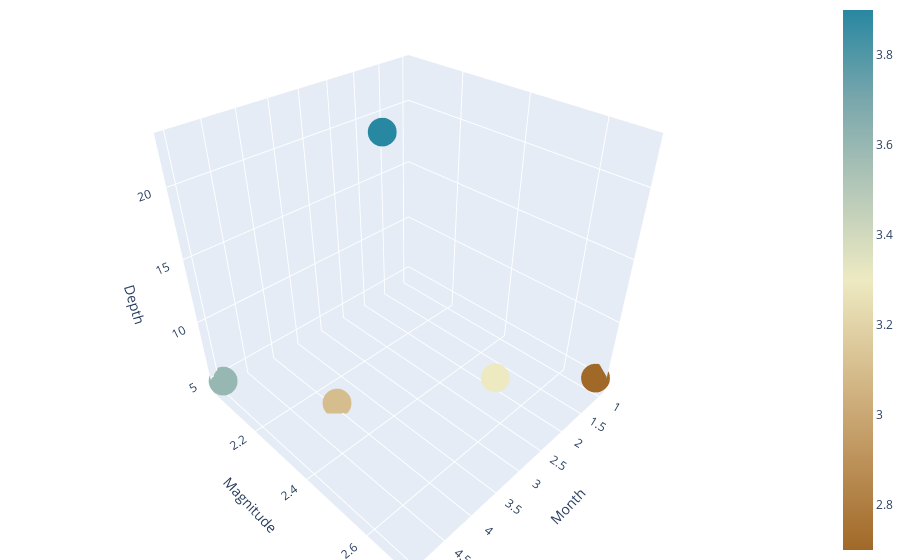

This figure's notebook cell:
### Markdown cell above
**- 3D SCATTER PLOT:**

### Code cell
trace0=go.Scatter3d(
    x=sorted_data.month_list,
    #x=data.month_list,
    y=sorted_data.Magnitude,
    #y=data.Magnitude,
    z=sorted_data.Depth,
    #z=data.Depth,
    mode='markers',
    marker=dict(
        size=10,
        color=sorted_data.Max_Magnitude,
        colorscale='Earth',
        showscale=True,))

scatter_plot = [trace0]
layout = go.Layout(
    margin=dict(
        l=0,
        r=0,
        b=0,
        t=0  
    ),
    scene=dict(
    xaxis=dict(title='Month'),
    yaxis=dict( title='Magnitude'),
    zaxis=dict( title='Depth'),),)
fig = go.Figure(data=scatter_plot, layout=layout)
iplot(fig)

### Figure 1 — Plotly figure (JSON) as saved in the notebook; plotly's stock layout.template omitted (floating-point values rounded to 4 significant figures)
{"data": [{"marker": {"color": [2.7, 3.3, 3.9, 3.1, 3.6], "colorscale": [[0, "rgb(161, 105, 40)"], [0.1667, "rgb(189, 146, 90)"], [0.3333, "rgb(214, 189, 141)"], [0.5, "rgb(237, 234, 194)"], [0.6667, "rgb(181, 200, 184)"], [0.8333, "rgb(121, 167, 172)"], [1, "rgb(40, 135, 161)"]], "showscale": true, "size": 10}, "mode": "markers", "type": "scatter3d", "x": [1, 2, 3, 4, 5], "y": [2.7, 2.512, 2.29, 2.282, 2.036], "z": [5, 4.625, 22.76, 4.145, 4.712]}], "layout": {"margin": {"b": 0, "l": 0, "r": 0, "t": 0}, "scene": {"xaxis": {"title": {"text": "Month"}}, "yaxis": {"title": {"text": "Magnitude"}}, "zaxis": {"title": {"text": "Depth"}}}}}
